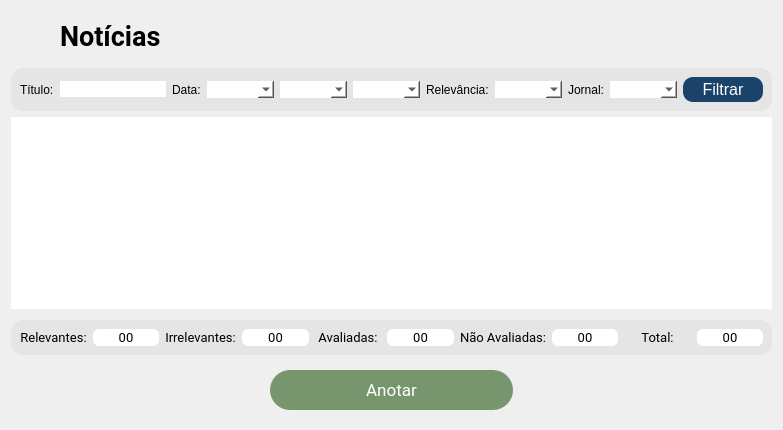
  <widget class="QWidget" name="table_news_page">
   <layout class="QVBoxLayout" name="verticalLayout">
    <item>
     <widget class="QFrame" name="frame_10">
      <property name="styleSheet">
       <string notr="true">border: none;</string>
      </property>
      <property name="frameShape">
       <enum>QFrame::Shape::StyledPanel</enum>
      </property>
      <property name="frameShadow">
       <enum>QFrame::Shadow::Raised</enum>
      </property>
      <layout class="QHBoxLayout" name="horizontalLayout_9">
       <item>
        <spacer name="horizontalSpacer_7">
         <property name="orientation">
          <enum>Qt::Orientation::Horizontal</enum>
         </property>
         <property name="sizeType">
          <enum>QSizePolicy::Policy::Maximum</enum>
         </property>
         <property name="sizeHint" stdset="0">
          <size>
           <width>40</width>
           <height>20</height>
          </size>
         </property>
        </spacer>
       </item>
       <item>
        <widget class="QLabel" name="title_page_news">
         <property name="font">
          <font>
           <family>Roboto</family>
           <pointsize>20</pointsize>
           <bold>true</bold>
          </font>
         </property>
         <property name="text">
          <string>Notícias</string>
         </property>
        </widget>
       </item>
       <item>
        <spacer name="horizontalSpacer_6">
         <property name="orientation">
          <enum>Qt::Orientation::Horizontal</enum>
         </property>
         <property name="sizeType">
          <enum>QSizePolicy::Policy::Maximum</enum>
         </property>
         <property name="sizeHint" stdset="0">
          <size>
           <width>40</width>
           <height>20</height>
          </size>
         </property>
        </spacer>
       </item>
      </layout>
     </widget>
    </item>
    <item>
     <widget class="QFrame" name="frame_11">
      <property name="sizePolicy">
       <sizepolicy hsizetype="Preferred" vsizetype="Preferred">
        <horstretch>0</horstretch>
        <verstretch>0</verstretch>
       </sizepolicy>
      </property>
      <property name="styleSheet">
       <string notr="true">background-color: rgb(229, 229, 229);
border: solid;
border-radius: 12px;</string>
      </property>
      <property name="frameShape">
       <enum>QFrame::Shape::StyledPanel</enum>
      </property>
      <property name="frameShadow">
       <enum>QFrame::Shadow::Raised</enum>
      </property>
      <layout class="QHBoxLayout" name="horizontalLayout_19">
       <item>
        <widget class="QLabel" name="label_3">
         <property name="sizePolicy">
          <sizepolicy hsizetype="Maximum" vsizetype="Preferred">
           <horstretch>0</horstretch>
           <verstretch>0</verstretch>
          </sizepolicy>
         </property>
         <property name="text">
          <string>Título:</string>
         </property>
        </widget>
       </item>
       <item>
        <widget class="QLineEdit" name="lineEdit">
         <property name="sizePolicy">
          <sizepolicy hsizetype="Preferred" vsizetype="Fixed">
           <horstretch>0</horstretch>
           <verstretch>0</verstretch>
          </sizepolicy>
         </property>
         <property name="styleSheet">
          <string notr="true">background-color: rgb(255, 255, 255);</string>
         </property>
        </widget>
       </item>
       <item>
        <widget class="QLabel" name="label_5">
         <property name="sizePolicy">
          <sizepolicy hsizetype="Maximum" vsizetype="Preferred">
           <horstretch>0</horstretch>
           <verstretch>0</verstretch>
          </sizepolicy>
         </property>
         <property name="text">
          <string>Data:</string>
         </property>
        </widget>
       </item>
       <item>
        <widget class="QComboBox" name="combo_filter_year">
         <property name="sizePolicy">
          <sizepolicy hsizetype="Preferred" vsizetype="Fixed">
           <horstretch>0</horstretch>
           <verstretch>0</verstretch>
          </sizepolicy>
         </property>
         <property name="font">
          <font>
           <pointsize>10</pointsize>
          </font>
         </property>
         <property name="styleSheet">
          <string notr="true">background-color: rgb(255, 255, 255);</string>
         </property>
        </widget>
       </item>
       <item>
        <widget class="QComboBox" name="combo_filter_month">
         <property name="sizePolicy">
          <sizepolicy hsizetype="Preferred" vsizetype="Fixed">
           <horstretch>0</horstretch>
           <verstretch>0</verstretch>
          </sizepolicy>
         </property>
         <property name="font">
          <font>
           <pointsize>10</pointsize>
          </font>
         </property>
         <property name="styleSheet">
          <string notr="true">background-color: rgb(255, 255, 255);</string>
         </property>
        </widget>
       </item>
       <item>
        <widget class="QComboBox" name="combo_filter_day">
         <property name="sizePolicy">
          <sizepolicy hsizetype="Preferred" vsizetype="Fixed">
           <horstretch>0</horstretch>
           <verstretch>0</verstretch>
          </sizepolicy>
         </property>
         <property name="font">
          <font>
           <pointsize>10</pointsize>
          </font>
         </property>
         <property name="styleSheet">
          <string notr="true">background-color: rgb(255, 255, 255);</string>
         </property>
        </widget>
       </item>
       <item>
        <widget class="QLabel" name="label_7">
         <property name="sizePolicy">
          <sizepolicy hsizetype="Maximum" vsizetype="Preferred">
           <horstretch>0</horstretch>
           <verstretch>0</verstretch>
          </sizepolicy>
         </property>
         <property name="text">
          <string>Relevância:</string>
         </property>
        </widget>
       </item>
       <item>
        <widget class="QComboBox" name="comboBox_relevance">
         <property name="sizePolicy">
          <sizepolicy hsizetype="Preferred" vsizetype="Fixed">
           <horstretch>0</horstretch>
           <verstretch>0</verstretch>
          </sizepolicy>
         </property>
         <property name="font">
          <font>
           <pointsize>10</pointsize>
          </font>
         </property>
         <property name="styleSheet">
          <string notr="true">background-color: rgb(255, 255, 255);</string>
         </property>
        </widget>
       </item>
       <item>
        <widget class="QLabel" name="label_4">
         <property name="sizePolicy">
          <sizepolicy hsizetype="Maximum" vsizetype="Preferred">
           <horstretch>0</horstretch>
           <verstretch>0</verstretch>
          </sizepolicy>
         </property>
         <property name="text">
          <string>Jornal:</string>
         </property>
        </widget>
       </item>
       <item>
        <widget class="QComboBox" name="comboBox_news">
         <property name="sizePolicy">
          <sizepolicy hsizetype="Preferred" vsizetype="Fixed">
           <horstretch>0</horstretch>
           <verstretch>0</verstretch>
          </sizepolicy>
         </property>
         <property name="font">
          <font>
           <pointsize>10</pointsize>
          </font>
         </property>
         <property name="styleSheet">
          <string notr="true">background-color: rgb(255, 255, 255);</string>
         </property>
        </widget>
       </item>
       <item>
        <widget class="QPushButton" name="button_filter">
         <property name="sizePolicy">
          <sizepolicy hsizetype="Maximum" vsizetype="Fixed">
           <horstretch>0</horstretch>
           <verstretch>0</verstretch>
          </sizepolicy>
         </property>
         <property name="minimumSize">
          <size>
           <width>80</width>
           <height>25</height>
          </size>
         </property>
         <property name="font">
          <font>
           <pointsize>12</pointsize>
          </font>
         </property>
         <property name="styleSheet">
          <string notr="true">QPushButton{
            color: #FFFFFF;
            background-color: #1B4269;
            text-align: center;
            border: solid;
            border-radius: 10px;
}

 QPushButton::hover{
            background-color: #1B5A69;
}

QPushButton::pressed {
            background-color: #3E5369;
}</string>
         </property>
         <property name="text">
          <string>Filtrar</string>
         </property>
        </widget>
       </item>
      </layout>
     </widget>
    </item>
    <item>
     <widget class="QTableView" name="table_news">
      <property name="font">
       <font>
        <family>Roboto Light</family>
        <pointsize>12</pointsize>
       </font>
      </property>
      <property name="frameShape">
       <enum>QFrame::Shape::NoFrame</enum>
      </property>
      <property name="lineWidth">
       <number>1</number>
      </property>
      <property name="autoScroll">
       <bool>true</bool>
      </property>
      <property name="autoScrollMargin">
       <number>16</number>
      </property>
      <property name="editTriggers">
       <set>QAbstractItemView::EditTrigger::NoEditTriggers</set>
      </property>
      <property name="dragEnabled">
       <bool>false</bool>
      </property>
      <property name="alternatingRowColors">
       <bool>true</bool>
      </property>
      <property name="selectionMode">
       <enum>QAbstractItemView::SelectionMode::SingleSelection</enum>
      </property>
      <property name="selectionBehavior">
       <enum>QAbstractItemView::SelectionBehavior::SelectRows</enum>
      </property>
      <property name="textElideMode">
       <enum>Qt::TextElideMode::ElideRight</enum>
      </property>
      <property name="showGrid">
       <bool>true</bool>
      </property>
      <property name="gridStyle">
       <enum>Qt::PenStyle::CustomDashLine</enum>
      </property>
      <property name="sortingEnabled">
       <bool>true</bool>
      </property>
      <property name="wordWrap">
       <bool>false</bool>
      </property>
      <attribute name="horizontalHeaderDefaultSectionSize">
       <number>140</number>
      </attribute>
      <attribute name="verticalHeaderVisible">
       <bool>false</bool>
      </attribute>
     </widget>
    </item>
    <item>
     <spacer name="verticalSpacer">
      <property name="orientation">
       <enum>Qt::Orientation::Vertical</enum>
      </property>
      <property name="sizeType">
       <enum>QSizePolicy::Policy::Maximum</enum>
      </property>
      <property name="sizeHint" stdset="0">
       <size>
        <width>20</width>
        <height>5</height>
       </size>
      </property>
     </spacer>
    </item>
    <item>
     <widget class="QFrame" name="frame_12">
      <property name="styleSheet">
       <string notr="true">background-color: rgb(229, 229, 229);
border: solid;
border-radius: 12px;</string>
      </property>
      <property name="frameShape">
       <enum>QFrame::Shape::StyledPanel</enum>
      </property>
      <property name="frameShadow">
       <enum>QFrame::Shadow::Raised</enum>
      </property>
      <layout class="QHBoxLayout" name="horizontalLayout_20">
       <item>
        <widget class="QLabel" name="label_18">
         <property name="font">
          <font>
           <family>Roboto</family>
           <pointsize>10</pointsize>
          </font>
         </property>
         <property name="text">
          <string>Relevantes:</string>
         </property>
         <property name="alignment">
          <set>Qt::AlignmentFlag::AlignCenter</set>
         </property>
        </widget>
       </item>
       <item>
        <widget class="QLabel" name="lab_relevance">
         <property name="font">
          <font>
           <family>Roboto</family>
           <pointsize>10</pointsize>
          </font>
         </property>
         <property name="styleSheet">
          <string notr="true">background-color: rgb(255, 255, 255);
border: solid;
border-radius: 6px;</string>
         </property>
         <property name="text">
          <string>00</string>
         </property>
         <property name="alignment">
          <set>Qt::AlignmentFlag::AlignCenter</set>
         </property>
        </widget>
       </item>
       <item>
        <widget class="QLabel" name="label_16">
         <property name="font">
          <font>
           <family>Roboto</family>
           <pointsize>10</pointsize>
          </font>
         </property>
         <property name="text">
          <string>Irrelevantes:</string>
         </property>
         <property name="alignment">
          <set>Qt::AlignmentFlag::AlignCenter</set>
         </property>
        </widget>
       </item>
       <item>
        <widget class="QLabel" name="lab_irrelevant">
         <property name="font">
          <font>
           <family>Roboto</family>
           <pointsize>10</pointsize>
          </font>
         </property>
         <property name="styleSheet">
          <string notr="true">background-color: rgb(255, 255, 255);
border: solid;
border-radius: 6px;</string>
         </property>
         <property name="text">
          <string>00</string>
         </property>
         <property name="alignment">
          <set>Qt::AlignmentFlag::AlignCenter</set>
         </property>
        </widget>
       </item>
       <item>
        <widget class="QLabel" name="label_14">
         <property name="font">
          <font>
           <family>Roboto</family>
           <pointsize>10</pointsize>
          </font>
         </property>
         <property name="text">
          <string>Avaliadas:</string>
         </property>
         <property name="alignment">
          <set>Qt::AlignmentFlag::AlignCenter</set>
         </property>
        </widget>
       </item>
       <item>
        <widget class="QLabel" name="lab_evaluated">
         <property name="font">
          <font>
           <family>Roboto</family>
           <pointsize>10</pointsize>
          </font>
         </property>
         <property name="styleSheet">
          <string notr="true">background-color: rgb(255, 255, 255);
border: solid;
border-radius: 6px;</string>
         </property>
         <property name="text">
          <string>00</string>
         </property>
         <property name="alignment">
          <set>Qt::AlignmentFlag::AlignCenter</set>
         </property>
        </widget>
       </item>
       <item>
        <widget class="QLabel" name="label_12">
         <property name="font">
          <font>
           <family>Roboto</family>
           <pointsize>10</pointsize>
          </font>
         </property>
         <property name="text">
          <string>Não Avaliadas:</string>
         </property>
         <property name="alignment">
          <set>Qt::AlignmentFlag::AlignCenter</set>
         </property>
        </widget>
       </item>
       <item>
        <widget class="QLabel" name="lab_not_evaluated">
         <property name="font">
          <font>
           <family>Roboto</family>
           <pointsize>10</pointsize>
          </font>
         </property>
         <property name="styleSheet">
          <string notr="true">background-color: rgb(255, 255, 255);
border: solid;
border-radius: 6px;</string>
         </property>
         <property name="text">
          <string>00</string>
         </property>
         <property name="alignment">
          <set>Qt::AlignmentFlag::AlignCenter</set>
         </property>
        </widget>
       </item>
       <item>
        <widget class="QLabel" name="label_9">
         <property name="font">
          <font>
           <family>Roboto</family>
           <pointsize>10</pointsize>
          </font>
         </property>
         <property name="text">
          <string>Total:</string>
         </property>
         <property name="alignment">
          <set>Qt::AlignmentFlag::AlignCenter</set>
         </property>
        </widget>
       </item>
       <item>
        <widget class="QLabel" name="lab_count_total">
         <property name="font">
          <font>
           <family>Roboto</family>
           <pointsize>10</pointsize>
          </font>
         </property>
         <property name="styleSheet">
          <string notr="true">background-color: rgb(255, 255, 255);
border: solid;
border-radius: 6px;</string>
         </property>
         <property name="text">
          <string>00</string>
         </property>
         <property name="alignment">
          <set>Qt::AlignmentFlag::AlignCenter</set>
         </property>
        </widget>
       </item>
      </layout>
     </widget>
    </item>
    <item>
     <widget class="QFrame" name="frame">
      <property name="minimumSize">
       <size>
        <width>187</width>
        <height>0</height>
       </size>
      </property>
      <property name="baseSize">
       <size>
        <width>0</width>
        <height>0</height>
       </size>
      </property>
      <property name="styleSheet">
       <string notr="true">border: none;
border-color: rgb(255, 255, 255);</string>
      </property>
      <property name="frameShape">
       <enum>QFrame::Shape::StyledPanel</enum>
      </property>
      <property name="frameShadow">
       <enum>QFrame::Shadow::Raised</enum>
      </property>
      <layout class="QHBoxLayout" name="horizontalLayout">
       <item>
        <widget class="QLabel" name="label_2">
         <property name="text">
          <string/>
         </property>
        </widget>
       </item>
       <item>
        <widget class="QPushButton" name="button_note">
         <property name="sizePolicy">
          <sizepolicy hsizetype="Minimum" vsizetype="Fixed">
           <horstretch>0</horstretch>
           <verstretch>0</verstretch>
          </sizepolicy>
         </property>
         <property name="minimumSize">
          <size>
           <width>187</width>
           <height>40</height>
          </size>
         </property>
         <property name="maximumSize">
          <size>
           <width>16777215</width>
           <height>16777215</height>
          </size>
         </property>
         <property name="font">
          <font>
           <family>Roboto</family>
           <pointsize>13</pointsize>
          </font>
         </property>
         <property name="styleSheet">
          <string notr="true">QPushButton{
            color: #FFFFFF;
            background-color: #77966D;
            text-align: center;
            border: solid;
            border-radius: 20px;
}

 QPushButton::hover{
            background-color: #6E9673;
}

QPushButton::pressed {
            background-color: #89966E;
}</string>
         </property>
         <property name="text">
          <string>Anotar</string>
         </property>
        </widget>
       </item>
       <item>
        <widget class="QLabel" name="label">
         <property name="text">
          <string/>
         </property>
        </widget>
       </item>
      </layout>
     </widget>
    </item>
   </layout>
  </widget>
